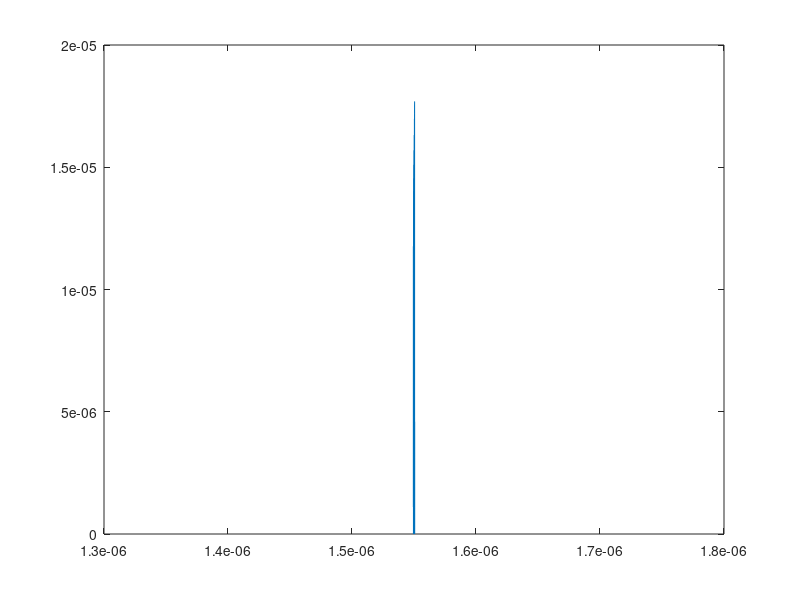

Here is the MATLAB script that generated this plot:
% Criado por Haroldo Takashi Hatori em 11/10/2000
% Modificado por Rogério Moreira Cazo em 31/10/2000
clear;
dn = 10^(-4.5); % valores adotados: 1e-5 ; 1e-4.5; 1e-4
format long;
% lambdak- array que contem os comprimentos de onda
for jj=1:4000
    lambdak(jj)=1550.0+0.00025*(jj-2000.0);
    lambdak(jj)=lambdak(jj)*1e-9;
end;
% beta1 = constante de fase da onda normalizada
% wart = periodo da grade de Bragg
% kold = coeficiente de acoplamento.
beta1 = 1.45;
wart = 5.360260082126142e-007;
kold = 2.033120705980911e+002;
lt1 = 10e-3;
% lt1 = comprimento da grade
% Vario o comprimento de onda
for jj = 1:4000
    lambda = lambdak(jj);
    % Comeca o loop das secoes
    k1(jj) = pi * dn / lambda;
    kold = k1(jj);
    dbeta1 = 2.0*pi*(2*beta1-lambda/wart)/lambda;
    delt1 = dbeta1/2.0;
    gamma1 = sqrt(kold^2-delt1^2);
    % coeficientes da matriz basica para UMA secao
    t1(1,1)=(cosh(gamma1*lt1)+i*delt1*sinh(gamma1*lt1)/gamma1)*...
    exp(i*pi*lt1/wart);
    t1(2,2)=(cosh(gamma1*lt1)-i*delt1*sinh(gamma1*lt1)/gamma1)*...
    exp(-1.0*i*pi*lt1/wart);
    t1(1,2)=-1.0*kold*sinh(gamma1*lt1)*exp(-1.0*i*pi*lt1/wart)/gamma1;
    t1(2,1)=-1.0*kold*sinh(gamma1*lt1)*exp(i*pi*lt1/wart)/gamma1;
    % Acaba seu loop de secoes. calcula a refletividade
    r1(jj)=abs(t1(2,1)/t1(1,1))^2;
    tr1(jj)=1/abs(t1(1,1))^2;
    r2(jj)=1.0-tr1(jj);
end;

figure (1)
plot (lambdak,r1); hold on;